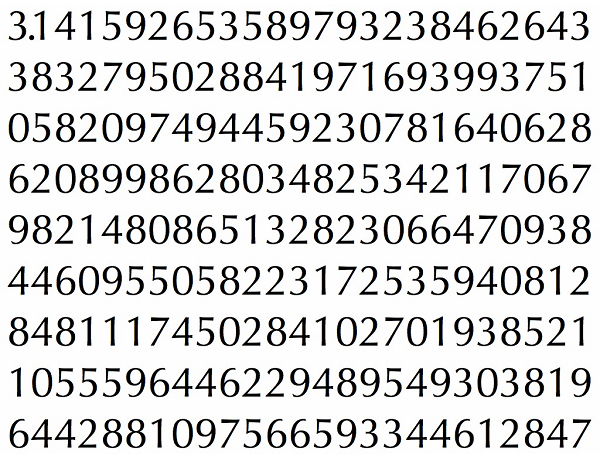
#> input picture Digit Recognition/pi.png, 600 x 455 px
$ python -i main.py   (imports and definitions only)   (Python 2 division)
#> lines starting #> are read from the running program, lines starting #| are printed output that depends on the picture
################################################################################
################################################################################

                               ## TEAM DETAILS ##
'''
e-Yantra 2015
Task 1 - Digit Recognition
eYRC
Team ID: eYRC#1011
File name: eYRC#1011_ImageProcessing.py
Version: 1.0.0
Author: Meghana B
'''

                            ## PROGRAM DESCRIPTION ##
'''
This is a program that identifies the digits in the grids and tracks the location
of each number as well.
'''

################################################################################
################################################################################

import numpy as np
import cv2

# [48 lines left out: function train, not called in this run]


def play(img):
    '''
    img-- a single test image as input argument
    No_pos_D1 -- List containing detected numbers in Division D1
    No_pos_D2 -- List of pair [grid number, value]

    '''
    #Initialization and D1 and D2 separation
    img_orig = img
    img = img_orig.copy()
    d1 = img[57:396,90:344]
    d2 = img[524:1024,90:429]
    #Load training set
    samples = np.loadtxt('generalsamples.data',np.float32)
    responses = np.loadtxt('generalresponses.data',np.float32)
    responses = responses.reshape((responses.size,1))

    No_pos_D1 = []
    No_pos_D2 = []
    D2tuple = ()
    #Create KNearest Object called model
    model = cv2.KNearest()
    model.train(samples,responses)

    width = 110
    height = 115
    imagesD = [img]
    #Isolate each square from D1 and D2
    for j in range (0,4):
        for i in range (0,3):
            imagesD.append(d1[j*height:(j+1)*height,i*width:(i+1)*width])
    for j in range(0,6):
        for i in range(0,4):
            imagesD.append(d2[j*height:(j+1)*height,i*width:(i+1)*width])

    for cell,images in enumerate(imagesD):
        numbers = []
        contours = []
        gray = cv2.cvtColor(images,cv2.COLOR_BGR2GRAY)
        ret,thresh = cv2.threshold(gray,127,255,cv2.THRESH_BINARY)
        contours, hierarchy = cv2.findContours(thresh,cv2.RETR_TREE,cv2.CHAIN_APPROX_SIMPLE)
        contoursNew =[]

        for i in range(0,len(contours)):
            if cv2.contourArea(contours[i])>400 and cv2.contourArea(contours[i])<10000:
                contoursNew.append(contours[i])
        #Display the original image with detected digit contours
        if cell == 0:
            cv2.drawContours(img_orig,contoursNew,-1,(0,255,0),3)
            cv2.imshow('OCR',img_orig)
        #Detect each digit
        else:
            contoursNew = list(reversed(contoursNew))
            #For More than one digit arrange contours from left to right
            if cell > 12 and contoursNew != []:
                Mprev = cv2.moments(contoursNew[0])
                Mnext = cv2.moments(contoursNew[1])
                cxprev = int(Mprev['m10']/Mprev['m00'])
                cxnext = int(Mnext['m10']/Mnext['m00'])
                if cxprev > cxnext:
                    contoursNew = list(reversed(contoursNew))
            #Isolate each digit and assign a number based on nearest match in the training set
            for cnt in contoursNew:
                [x,y,w,h] = cv2.boundingRect(cnt)
                if h>30:
                    cv2.rectangle(images,(x,y),(x+w,y+h),(0,255,0),2)
                    roi = thresh[y:y+h,x:x+w]
                    roismall = cv2.resize(roi,(10,10))
                    roismall = roismall.reshape((1,100))
                    roismall = np.float32(roismall)
                    retval, results, neigh_resp, dists = model.find_nearest(roismall, k = 1)
                    number = int(results[0][0])
                    numbers.append(number)
            #Assignment to No_pos_D1 and No_pos_D2
            if cell > 12 and numbers != []:
                value = numbers[0]*10 + numbers[1]*1
                D2tuple = ((cell-13),value)
                No_pos_D2.append(D2tuple)
            elif cell <= 12 and numbers != []:
                No_pos_D1.append(numbers[0])

    return No_pos_D1, No_pos_D2


# [16 lines not run here, left out]

>>> import cv2
>>> picture = cv2.imread('pi.png', cv2.IMREAD_GRAYSCALE)
#> picture: shape (455, 600); min 0, max 255, mean 217.1
>>> result = play(picture)
#> in play, `d1 = img[57:396,90:344]`:
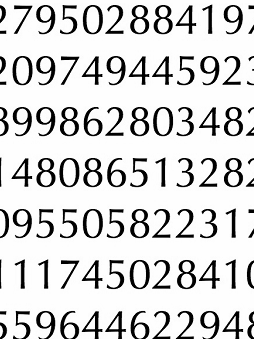
#> d1: shape (339, 254); min 0, max 254, mean 214.3
#> in play, `d2 = img[524:1024,90:429]`: d2 = empty array
#> (the run stopped early here; a loop or call above may not have finished)
